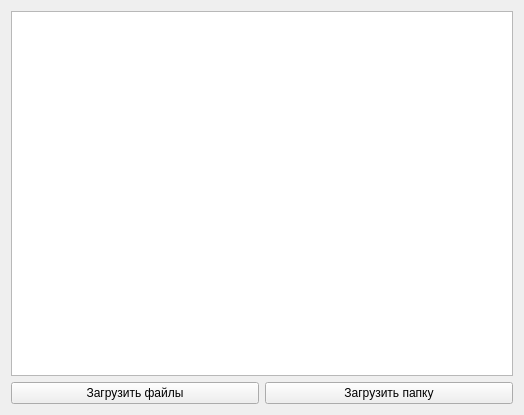
<?xml version="1.0" encoding="UTF-8"?>
<ui version="4.0">
 <class>DMImportForm</class>
 <widget class="QWidget" name="DMImportForm">
  <property name="geometry">
   <rect>
    <x>0</x>
    <y>0</y>
    <width>524</width>
    <height>415</height>
   </rect>
  </property>
  <property name="windowTitle">
   <string>Form</string>
  </property>
  <layout class="QGridLayout" name="gridLayout">
   <item row="0" column="0">
    <widget class="DmImportTableView" name="tw_dm_codes"/>
   </item>
   <item row="1" column="0">
    <layout class="QHBoxLayout" name="horizontalLayout">
     <item>
      <widget class="QPushButton" name="pb_load_file">
       <property name="text">
        <string>Загрузить файлы</string>
       </property>
      </widget>
     </item>
     <item>
      <widget class="QPushButton" name="pb_load_dir">
       <property name="text">
        <string>Загрузить папку</string>
       </property>
      </widget>
     </item>
    </layout>
   </item>
  </layout>
 </widget>
 <customwidgets>
  <customwidget>
   <class>DmImportTableView</class>
   <extends>QTableView</extends>
   <header>models/dmimportmodel.h</header>
  </customwidget>
 </customwidgets>
 <resources/>
 <connections/>
</ui>
